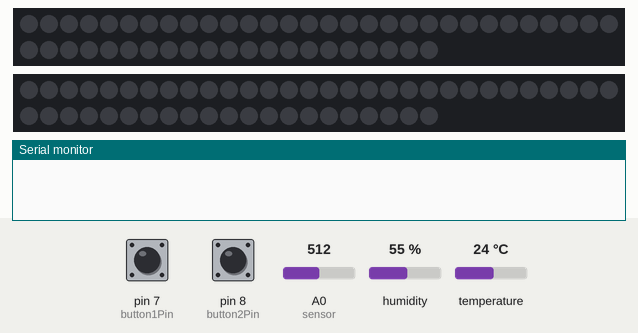
This sketch was run on a simulated Arduino Uno, built with avr-gcc and run on an emulated ATmega328P. Shown: 2 × 51 RGB LEDs in strip order, left to right, continuing on the next row, the last lines printed to the serial monitor. Inputs (shaded band) come from the test bench; at power-on: pin 7 (button1Pin) LOW, pin 8 (button2Pin) LOW, A0 (sensor) = 512, humidity 55 %, temperature 24 °C.

Above: at 1.2 s.
1.3 s: pin 7 (button1Pin) pulled HIGH for 0.15 s
At 1.7 s:
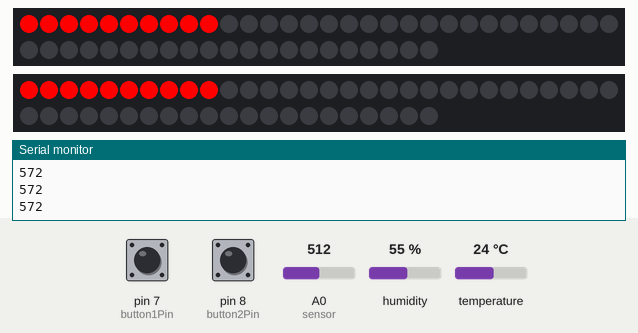
2.9 s: pin 8 (button2Pin) pulled HIGH for 0.15 s
At 4.1 s:
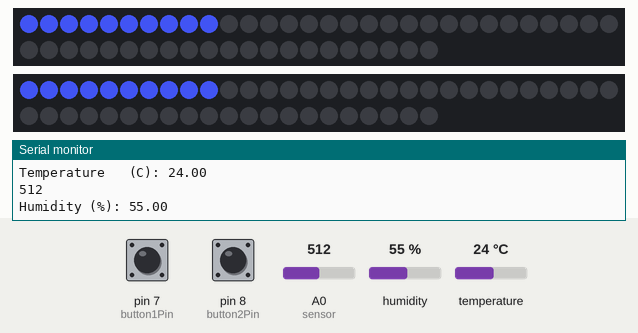
4.5 s: A0 (sensor) set to 110
7.5 s: A0 (sensor) set to 91
10.5 s: pin 7 (button1Pin) pulled HIGH for 1 s
At 10.9 s:
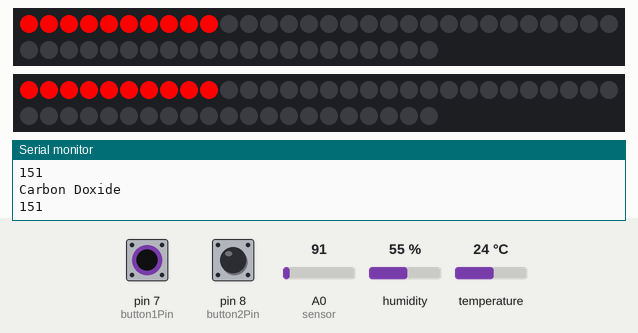
13.0 s: pin 8 (button2Pin) pulled HIGH for 1 s
At 14.3 s:
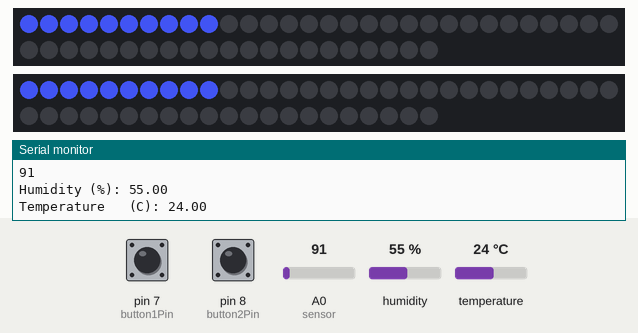
Timing chart, 0 to 16.0 s (numbered marks = the images above; inputs shaded):
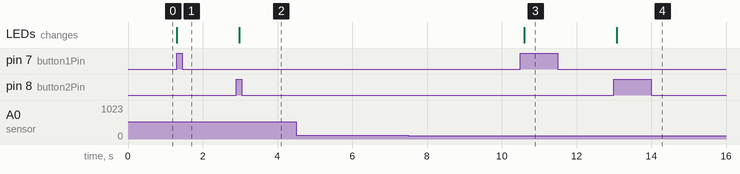

Measured:
- after the input at 1.3 s, the LEDs: change at once (image 1)
- after the input at 2.9 s, the LEDs: change after 0.08 s (image 2)
- after the input at 10.5 s, the LEDs: change after 0.10 s (image 3)
- after the input at 13.0 s, the LEDs: change after 0.07 s (image 4)

The sketch:

Double_Led_Test.ino
```cpp
#include <FastLED.h>
#include <dht11.h>
#define DHT11PIN 4
dht11 DHT11;

// #define LED_STRIP1_PIN 1
#define LED_STRIP2_PIN 2 //turns on long led strip
#define NUM_LEDS 51
#define sensor A0


int gasLevel = 0;
CRGB leds[NUM_LEDS];
const int button1Pin = 7;
const int button2Pin = 8;
int button1State = 0;
int button2State = 0;
bool airQuality;
bool humidity;


void setup() {
 Serial.begin(9600);
 pinMode(sensor,INPUT);
 pinMode(button1Pin, INPUT);
 pinMode(button2Pin, INPUT);
 FastLED.addLeds<WS2812B, LED_STRIP2_PIN, GRB>(leds, NUM_LEDS);
 FastLED.addLeds<WS2812B, LED_STRIP2_PIN, GRB>(leds, NUM_LEDS);
 FastLED.setMaxPowerInVoltsAndMilliamps(5, 500);
 FastLED.clear();
 FastLED.show();
}
void loop() {

  button1State= digitalRead(button1Pin);
  button2State= digitalRead(button2Pin);


if (humidity) {
  showHumdity();
}
if (airQuality) {
  showCarbonDioxide();
}


if (button1State == HIGH){
//yellow button
  Serial.println("Carbon Doxide");
  humidity = false;
  airQuality = true;
}

if (button2State == HIGH){
  //green button
  Serial.println("Humidity");
  humidity = true;
  airQuality = false;
  }

}

void showHumdity() {
  int chk = DHT11.read(DHT11PIN);
  Serial.print("Humidity (%): ");
  Serial.println((float)DHT11.humidity, 2);
  float humidityLevel = (float)DHT11.humidity;

  Serial.print("Temperature   (C): ");
  Serial.println((float)DHT11.temperature, 2);

  Serial.println(analogRead(0));

  for (int i = 0; i < 10; i++) {
  if(humidityLevel<25){
  leds[i] = CRGB(125,138,244);
  } else if(humidityLevel>25 && humidityLevel<70){
  leds[i] = CRGB(64,83,240);
  } else if(humidityLevel>=70 && humidityLevel<90){
  leds[i] = CRGB(0, 0, 255);
  }
  // leds[i] = CRGB(44, 178, 210);
  // // leds[i] = CHSV(colorBlue, 87, 127);
}
 FastLED.show();

}

void showCarbonDioxide(){
 gasLevel= 600;
  Serial.println(analogRead(0)+60);
  for (int i = 0; i < 10; i++) {
  if(gasLevel<100){
  leds[i] = CRGB(243,162,173);

  } else if(gasLevel>100 && gasLevel<250){
  leds[i] = CRGB(252,88,109);

  } else if(gasLevel>250 && gasLevel<500){
  leds[i] = CRGB(255, 0, 0);
  } else {
  leds[i] = CRGB(255,0,0);

  }
// int colorPink= CRGB(155,50,50);
// leds[i] = CHSV(colorPink, 87, 127);
 }
 FastLED.show();
}
```
